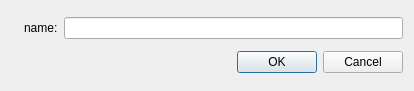
<?xml version="1.0" encoding="UTF-8"?>
<ui version="4.0">
 <class>GetName_dialog</class>
 <widget class="QDialog" name="GetName_dialog">
  <property name="geometry">
   <rect>
    <x>0</x>
    <y>0</y>
    <width>414</width>
    <height>91</height>
   </rect>
  </property>
  <property name="windowTitle">
   <string>Dialog</string>
  </property>
  <layout class="QHBoxLayout" name="horizontalLayout_2">
   <item>
    <layout class="QVBoxLayout" name="verticalLayout">
     <item>
      <layout class="QHBoxLayout" name="horizontalLayout">
       <item>
        <widget class="QLabel" name="label_obj">
         <property name="text">
          <string/>
         </property>
        </widget>
       </item>
       <item>
        <widget class="QLabel" name="label">
         <property name="text">
          <string>name:</string>
         </property>
        </widget>
       </item>
       <item>
        <widget class="QLineEdit" name="lineEdit"/>
       </item>
      </layout>
     </item>
     <item>
      <widget class="QDialogButtonBox" name="buttonBox">
       <property name="orientation">
        <enum>Qt::Horizontal</enum>
       </property>
       <property name="standardButtons">
        <set>QDialogButtonBox::Cancel|QDialogButtonBox::Ok</set>
       </property>
      </widget>
     </item>
    </layout>
   </item>
  </layout>
 </widget>
 <resources/>
 <connections>
  <connection>
   <sender>buttonBox</sender>
   <signal>accepted()</signal>
   <receiver>GetName_dialog</receiver>
   <slot>accept()</slot>
   <hints>
    <hint type="sourcelabel">
     <x>248</x>
     <y>254</y>
    </hint>
    <hint type="destinationlabel">
     <x>157</x>
     <y>274</y>
    </hint>
   </hints>
  </connection>
  <connection>
   <sender>buttonBox</sender>
   <signal>rejected()</signal>
   <receiver>GetName_dialog</receiver>
   <slot>reject()</slot>
   <hints>
    <hint type="sourcelabel">
     <x>316</x>
     <y>260</y>
    </hint>
    <hint type="destinationlabel">
     <x>286</x>
     <y>274</y>
    </hint>
   </hints>
  </connection>
 </connections>
</ui>
